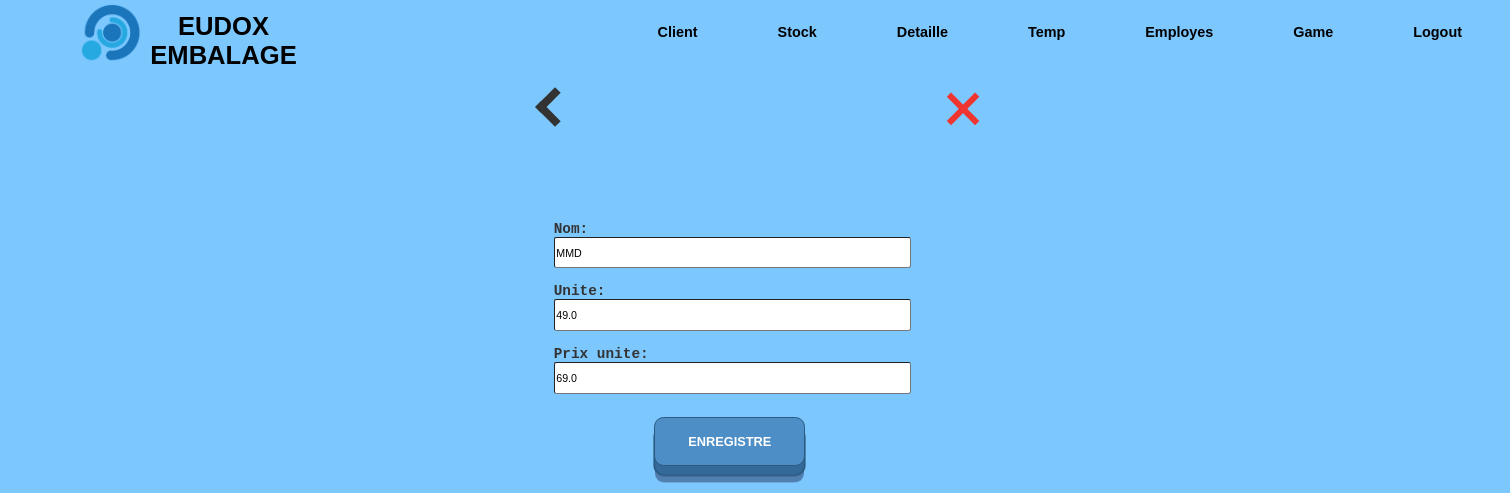
Page /game/edit/2 on the earlier database version.
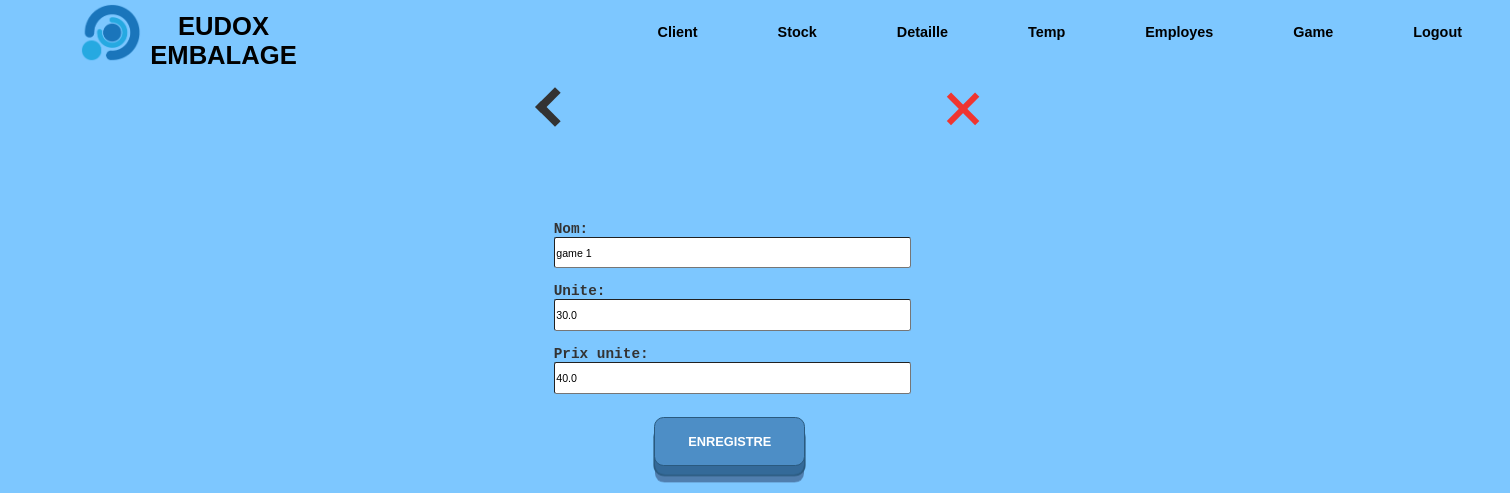
Same page on the later database version.
### tables this page shows
CREATE TABLE game (
        id INTEGER PRIMARY KEY AUTOINCREMENT,
        name TEXT NOT NULL,
        unit REAL NOT NULL,
        unitPrice REAL NOT NULL
    );

### app.py (the view)
@app.route('/game/edit/<int:id>', methods=['POST', 'GET'])
def edit_game_id(id):
    conn = sqlite3.connect('form_data.db')
    cursor = conn.cursor()
    if request.method == 'POST':
        cursor.execute('UPDATE game set name = ?, unit = ?, unitPrice = ? WHERE id = ?', (request.form.get('name'), request.form.get('unite'), request.form.get('punit'), id))
        conn.commit()
        conn.close()
        return redirect('/game')
    cursor.execute('SELECT * FROM game WHERE id = ?', (id, ))
    data_f = cursor.fetchone()
    game = {
        'id': data_f[0],
        'name': data_f[1],
        'unit': data_f[2],
        'price': data_f[3],
    }
    conn.close()
    return render_template('g_modify.html', id=data_f[0], game=game)

### templates/g_modify.html (shortened to what this page needs)
{% extends 'main.html' %}
{% block head %}
<link rel="stylesheet" type="text/css" href="{{ url_for('static', filename='css/form.css') }}">
{% endblock %}
{% block top %}
<a href="/game" id="back"><div class="thick-arrow-left"></div></a>
<a href="/main" id="aclose"><div class="close"></div></a>
{% endblock %}
{% block bot %}
<form id="stockForm" action="/game/edit/{{ id }}" method="post">
  <br><br><br><br>
  <label class="l-lab" for="name">Nom:</label>
  <br>
  <input type="text" class="l-inp" name="name" value="{{ game.name }}" required>
  <br><br>
  <label class="l-lab" for="unite">Unite:</label>
  <br>
  <input type="number" class="l-inp dFloat" name="unite" value="{{ game.unit }}" required>
  <br><br>
  <label class="l-lab" for="punit">Prix unite:</label>
  <br>
  <input type="number" class="l-inp dFloat" name="punit" value="{{ game.price }}" required>
  <br><br>
  <button type="Submit" id="submitButton" class="button-19 cen">Enregistre</button>
  <br><br><br>
</form>
{% endblock %}

Differences in the rows shown:
changed game: name "MMD" → "game 1"; unite "49.0" → "30.0"; punit "69.0" → "40.0"
